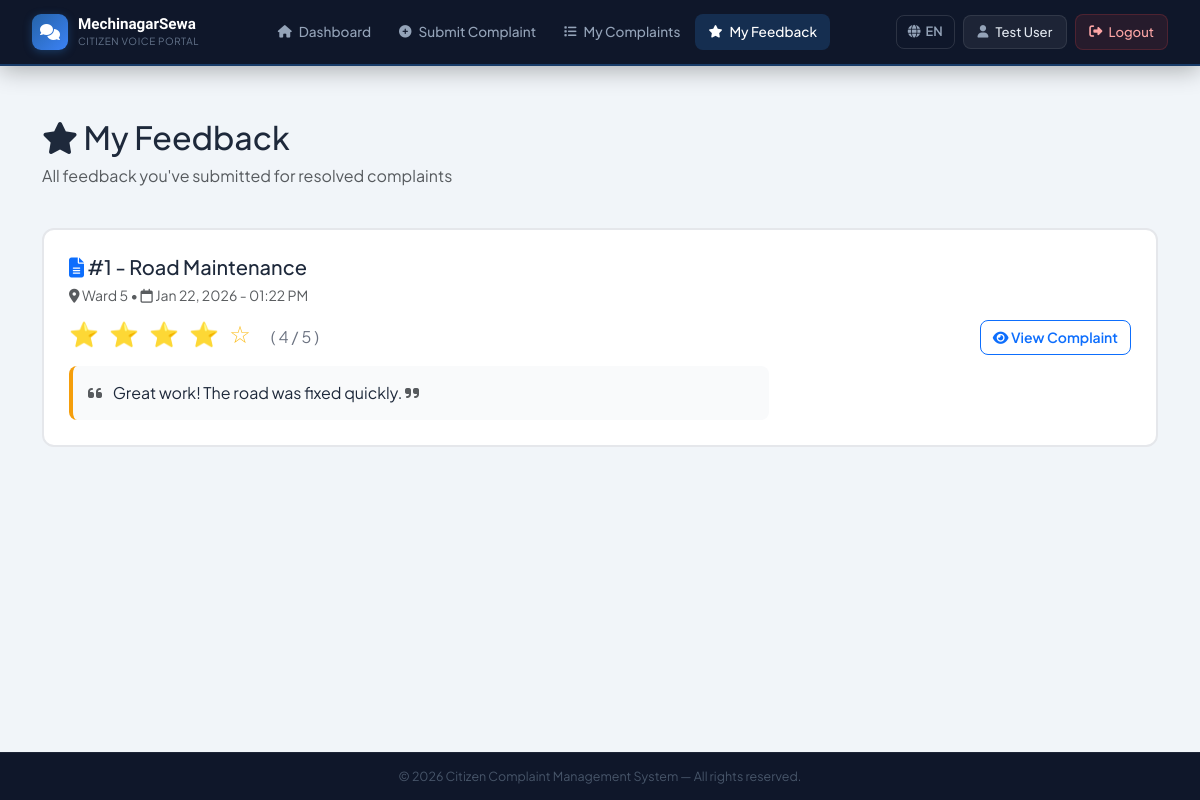
/feedback/my-feedback/ (signed in), run on the app's committed database.
### accounts/models.py (models this page shows, shortened)
class User(AbstractUser):
    WARD_CHOICES = [(str(i), f'Ward {i}') for i in range(1, 16)]
    fullname = models.CharField(max_length=200)
    phone = models.CharField(max_length=20, blank=True, null=True)
    address = models.TextField(blank=True, null=True)
    ward = models.CharField(
        max_length=2,
        choices=WARD_CHOICES,
        blank=True,
        null=True,
        help_text="Your ward number (1-15)"
    )
    created_at = models.DateTimeField(auto_now_add=True)
    class Meta:
        db_table = 'users'

### feedback/models.py (models this page shows, shortened)
class Feedback(models.Model):
    user = models.ForeignKey(
        settings.AUTH_USER_MODEL,
        on_delete=models.CASCADE,
        related_name='feedbacks'
    )
    complaint = models.ForeignKey(
        Complaint,
        on_delete=models.SET_NULL,
        null=True,
        blank=True,
        related_name='feedbacks'
    )
    rating = models.IntegerField(
        validators=[MinValueValidator(1), MaxValueValidator(5)],
        help_text="Rating from 1 to 5"
    )
    message = models.TextField()
    created_at = models.DateTimeField(auto_now_add=True)
    class Meta:
        db_table = 'feedback'
        ordering = ['-created_at']
        verbose_name = 'Feedback'
        verbose_name_plural = 'Feedback'

### complaints/models.py (models this page shows, shortened)
class Complaint(models.Model):
    STATUS_CHOICES = [
        ('Pending', 'Pending'),
        ('In Progress', 'In Progress'),
        ('Resolved', 'Resolved'),
    ]
    CATEGORY_CHOICES = [
        ('Road Maintenance', 'Road Maintenance'),
        ('Street Light', 'Street Light'),
        ('Water Supply', 'Water Supply'),
        ('Sanitation', 'Sanitation'),
        ('Traffic', 'Traffic'),
        ('Parks', 'Parks & Recreation'),
        ('Other', 'Other'),
    ]
    PRIORITY_CHOICES = [
        ('Normal', 'Normal'),
        ('Urgent', 'Urgent'),
    ]
    WARD_CHOICES = [(str(i), f'Ward {i}') for i in range(1, 16)]
    user = models.ForeignKey(
        settings.AUTH_USER_MODEL,
        on_delete=models.CASCADE,
        related_name='complaints'
    )
    ward = models.CharField(
        max_length=2,
        choices=WARD_CHOICES,
        help_text="Select your ward number (1-15)"
    )
    category = models.CharField(max_length=100, choices=CATEGORY_CHOICES)
    description = models.TextField()
    image = models.ImageField(upload_to=complaint_image_path, blank=True, null=True)
    status = models.CharField(max_length=20, choices=STATUS_CHOICES, default='Pending')
    priority = models.CharField(
        max_length=10,
        choices=PRIORITY_CHOICES,
        default='Normal',
        help_text="Priority level - Auto-flagged as Urgent after 7 days"
    )
    created_at = models.DateTimeField(auto_now_add=True)
    updated_at = models.DateTimeField(auto_now=True)
    class Meta:
        db_table = 'complaints'
        ordering = ['-created_at']
        verbose_name = 'Complaint'
        verbose_name_plural = 'Complaints'
        indexes = [
            models.Index(fields=['status', 'created_at']),
            models.Index(fields=['ward', 'status']),
            models.Index(fields=['priority', 'status']),
        ]

### feedback/views.py (the view)
# urls.py: path('my-feedback/', views.my_feedback, name='my_feedback'),
@login_required
def my_feedback(request):
    feedbacks = Feedback.objects.filter(user=request.user).select_related('complaint').order_by('-created_at')
    context = {
        'feedbacks': feedbacks
    }
    return render(request, 'feedback/my_feedback.html', context)

### core/context_processors.py (called while the page is built)
def language(request):
    lang = request.session.get('language', 'en')
    return {
        'lang': lang,
        'translations': get_lang_dict(lang),
        't': get_lang_dict(lang),  # Shorter alias
    }

### core/translation.py (called while the page is built)
def get_lang_dict(lang='en'):
    return TRANSLATIONS.get(lang, TRANSLATIONS['en'])

### feedback/templates/feedback/my_feedback.html (shortened to what this page needs)
{% extends 'base.html' %}
{% block content %}
<div class="container py-4">
    <div class="row mb-4">
        <div class="col-12">
            <h2>
                <i class="fas fa-star"></i> {{ t.my_feedback }}
            </h2>
            <p class="text-muted">{{ t.all_feedback }}</p>
        </div>
    </div>
    {% if feedbacks %}
        <div class="row">
            {% for feedback in feedbacks %}
                <div class="col-12">
                    <div class="feedback-card">
                        <div class="row">
                            <div class="col-md-8">
                                <div class="mb-2">
                                    <h5 class="mb-1">
                                        <i class="fas fa-file-alt text-primary"></i>
                                        {{ t.complaint }} #{{ feedback.complaint.id }} -
                                        {% if feedback.complaint.category == 'Road Maintenance' %}{{ t.road_maintenance }}
                                        {% elif feedback.complaint.category == 'Street Light' %}{{ t.street_light }}
                                        {% elif feedback.complaint.category == 'Water Supply' %}{{ t.water_supply }}
                                        {% elif feedback.complaint.category == 'Sanitation' %}{{ t.sanitation }}
                                        {% elif feedback.complaint.category == 'Traffic' %}{{ t.traffic }}
                                        {% elif feedback.complaint.category == 'Parks' %}{{ t.parks }}
                                        {% else %}{{ t.other }}{% endif %}
                                    </h5>
                                    <small class="text-muted">
                                        <i class="fas fa-map-marker-alt"></i> {{ t.ward }} {{ feedback.complaint.ward }} •
                                        <i class="far fa-calendar"></i> {{ feedback.created_at|date:"M d, Y - h:i A" }}
                                    </small>
                                </div>
                                <div class="star-display mb-2">
                                    {% for i in "12345" %}
                                        {% if forloop.counter <= feedback.rating %}
                                            ⭐
                                        {% else %}
                                            ☆
                                        {% endif %}
                                    {% endfor %}
                                    <span style="font-size: 1rem; color: #6b7280; margin-left: 10px;">
                                        ({{ feedback.rating }}/5)
                                    </span>
                                </div>
                                <div class="feedback-message">
                                    <i class="fas fa-quote-left text-muted"></i>
                                    <p class="mb-0 ms-2 d-inline">{{ feedback.message }}</p>
                                    <i class="fas fa-quote-right text-muted"></i>
                                </div>
                            </div>
                            <div class="col-md-4 d-flex align-items-center justify-content-end">
                                <div class="text-center">
                                    <a href="{% url 'complaint_detail' feedback.complaint.id %}"
                                       class="btn btn-outline-primary">
                                        <i class="fas fa-eye"></i> {{ t.view_complaint }}
                                    </a>
                                </div>
                            </div>
                        </div>
                    </div>
                </div>
            {% endfor %}
        </div>
    {% endif %}
</div>
{% endblock %}

### templates/base.html (shortened to what this page needs)
{% load static %}
<!DOCTYPE html>
<html lang="{{ lang }}">
<head>
    <link href="https://cdn.jsdelivr.net/npm/bootstrap@5.3.3/dist/css/bootstrap.min.css" rel="stylesheet">
    <link rel="stylesheet" href="https://cdnjs.cloudflare.com/ajax/libs/font-awesome/6.4.0/css/all.min.css">
</head>
<body>
    <nav class="main-navbar">
        <div class="navbar-inner">
            <a href="/" class="navbar-brand-custom">
                <div class="brand-icon">
                    <i class="fas fa-comments"></i>
                </div>
                <div>
                    <div class="brand-text">MechinagarSewa</div>
                    <div class="brand-sub">Citizen Voice Portal</div>
                </div>
            </a>
            <ul class="nav-links" id="navLinks">
                {% if user.is_authenticated %}
                    {% if user.is_staff %}
                        <li>
                            <a class="nav-link-custom" href="{% url 'admin_dashboard' %}">
                                <i class="fas fa-tachometer-alt"></i> {{ t.dashboard }}
                            </a>
                        </li>
                        <li>
                            <a class="nav-link-custom" href="{% url 'admin_complaint_list' %}">
                                <i class="fas fa-tasks"></i> {{ t.manage_complaints }}
                            </a>
                        </li>
                        <li>
                            <a class="nav-link-custom" href="{% url 'admin_statistics' %}">
                                <i class="fas fa-chart-bar"></i> {{ t.statistics }}
                            </a>
                        </li>
                        <li>
                            <a class="nav-link-custom" href="/admin/">
                                <i class="fas fa-cog"></i> {{ t.admin_panel }}
                            </a>
                        </li>
                    {% else %}
                        <li>
                            <a class="nav-link-custom" href="{% url 'citizen_dashboard' %}">
                                <i class="fas fa-home"></i> {{ t.dashboard }}
                            </a>
                        </li>
                        <li>
                            <a class="nav-link-custom" href="{% url 'submit_complaint' %}">
                                <i class="fas fa-plus-circle"></i> {{ t.submit_complaint }}
                            </a>
                        </li>
                        <li>
                            <a class="nav-link-custom" href="{% url 'my_complaints' %}">
                                <i class="fas fa-list"></i> {{ t.my_complaints }}
                            </a>
                        </li>
                        <li>
                            <a class="nav-link-custom" href="{% url 'my_feedback' %}">
                                <i class="fas fa-star"></i> {{ t.my_feedback }}
                            </a>
                        </li>
                    {% endif %}
                {% endif %}
            </ul>
            <div class="navbar-right">
                <div class="dropdown">
                    <button class="lang-btn" data-bs-toggle="dropdown" aria-expanded="false">
                        <i class="fas fa-globe"></i>
                        {% if lang == 'ne' %}NE{% else %}EN{% endif %}
                    </button>
                </div>
                {% if user.is_authenticated %}
                    <div class="user-pill">
                        {% if user.is_staff %}
                            <i class="fas fa-user-shield"></i>
                        {% else %}
                            <i class="fas fa-user"></i>
                        {% endif %}
                        <span>{{ user.fullname|truncatechars:16 }}</span>
                    </div>
                    <a href="#" class="logout-btn" onclick="confirmLogout(event)">
                        <i class="fas fa-sign-out-alt"></i>
                        <span class="d-none d-md-inline">{{ t.logout }}</span>
                    </a>
                {% endif %}
            </div>
        </div>
    </nav>
    <div class="page-content">
        {% block content %}{% endblock %}
    </div>
    <footer class="main-footer">
        © {% now "Y" %} Citizen Complaint Management System &mdash; All rights reserved.
    </footer>
</body>
</html>

### templates/base.html (style rules this page uses)
:root { --primary: #2563a8; --primary-dark: #1a4a8a; --primary-light: #dbeafe; --accent: #ef4444; --success: #16a34a; --warning: #d97706; --dark: #0f172a; --nav-bg: #0f172a; --surface: #ffffff; --bg: #f1f5f9; --muted: #64748b; --border: #e2e8f0; --text: #1e293b; }
* { margin: 0; padding: 0; box-sizing: border-box; }
body { font-family: 'Plus Jakarta Sans', sans-serif; background: var(--bg); color: var(--text); min-height: 100vh; display: flex; flex-direction: column; }
.main-navbar { background: var(--nav-bg); border-bottom: 2px solid rgba(37, 99, 168, 0.5); padding: 0; position: sticky; top: 0; z-index: 1000; box-shadow: 0 4px 24px rgba(0,0,0,0.3); }
.navbar-inner { display: flex; align-items: center; justify-content: space-between; padding: 0 2rem; height: 64px; position: relative; }
.navbar-brand-custom { display: flex; align-items: center; gap: 10px; text-decoration: none; flex-shrink: 0; }
.brand-icon { width: 36px; height: 36px; background: linear-gradient(135deg, var(--primary), #3b82f6); border-radius: 9px; display: flex; align-items: center; justify-content: center; color: white; font-size: 1rem; box-shadow: 0 2px 8px rgba(37,99,168,0.45); }
.brand-text { font-family: 'Sora', sans-serif; font-size: 0.95rem; font-weight: 700; color: #ffffff; line-height: 1.2; }
.brand-sub { font-size: 0.62rem; color: #64748b; font-weight: 400; letter-spacing: 0.6px; text-transform: uppercase; }
.nav-links { display: flex; align-items: center; gap: 2px; list-style: none; margin: 0; padding: 0; }
.nav-links .nav-link-custom { display: flex; align-items: center; gap: 7px; padding: 8px 13px; color: #94a3b8; text-decoration: none; font-size: 0.85rem; font-weight: 500; border-radius: 8px; transition: all 0.2s ease; white-space: nowrap; }
.nav-links .nav-link-custom.active { color: #ffffff; background: rgba(37, 99, 168, 0.3); }
.nav-links .nav-link-custom i { font-size: 0.78rem; }
.navbar-right { display: flex; align-items: center; gap: 8px; flex-shrink: 0; }
.user-pill { display: flex; align-items: center; gap: 7px; padding: 6px 14px; background: rgba(255,255,255,0.06); border: 1px solid rgba(255,255,255,0.09); border-radius: 8px; color: #e2e8f0; font-size: 0.82rem; font-weight: 500; white-space: nowrap; }
.user-pill i { font-size: 0.78rem; color: #94a3b8; }
.lang-btn { display: flex; align-items: center; gap: 5px; padding: 6px 11px; background: transparent; border: 1px solid rgba(255,255,255,0.12); border-radius: 8px; color: #94a3b8; font-size: 0.8rem; font-weight: 600; cursor: pointer; transition: all 0.2s; text-decoration: none; font-family: 'Plus Jakarta Sans', sans-serif; }
.lang-btn::after { display: none !important; }
.logout-btn { display: flex; align-items: center; gap: 6px; padding: 7px 13px; background: rgba(239,68,68,0.1); border: 1px solid rgba(239,68,68,0.2); border-radius: 8px; color: #fca5a5; font-size: 0.82rem; font-weight: 500; cursor: pointer; transition: all 0.2s; text-decoration: none; }
.page-content { flex: 1; padding: 28px 24px; }
.main-footer { background: var(--nav-bg); border-top: 1px solid rgba(255,255,255,0.06); padding: 14px 24px; text-align: center; color: #475569; font-size: 0.78rem; }
.btn { font-weight: 600; font-size: 0.875rem; border-radius: 8px; }

### feedback/templates/feedback/my_feedback.html (style rules this page uses)
.feedback-card { background: white; border-radius: 12px; padding: 25px; margin-bottom: 20px; border: 2px solid #e5e7eb; transition: all 0.3s ease; }
.star-display { color: #fbbf24; font-size: 1.5rem; letter-spacing: 3px; }
.feedback-message { background: #f9fafb; padding: 15px; border-radius: 8px; border-left: 4px solid #f59e0b; margin-top: 15px; }

### data on the page
User: fullname "Test User"
Feedback: complaint.id "1", road_maintenance "Road Maintenance", ward "Ward", complaint.ward "5", created_at "Jan 22, 2026 - 01:22 PM", rating "4", message "Great work! The road was fixed quickly.", view_complaint "View Complaint"

### other printed values
{{ t.dashboard }} "Dashboard"
{{ t.submit_complaint }} "Submit Complaint"
{{ t.my_complaints }} "My Complaints"
{{ t.my_feedback }} "My Feedback"
{{ t.logout }} "Logout"
{{ t.all_feedback }} "All feedback you've submitted for resolved complaints"
